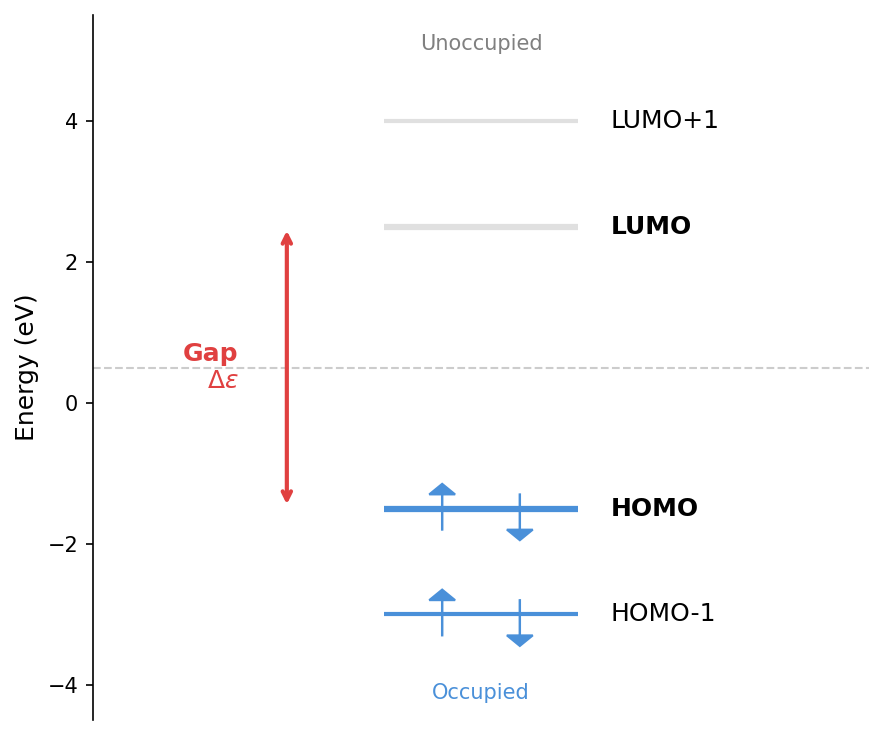

Write the Python code that produced this figure.
"""
Create a simple illustration of the HOMO-LUMO gap concept.
"""

import matplotlib.pyplot as plt
import matplotlib.patches as mpatches
import numpy as np

fig, ax = plt.subplots(figsize=(6, 5))

# Energy levels
levels = {
    'LUMO+1': 4.0,
    'LUMO': 2.5,
    'HOMO': -1.5,
    'HOMO-1': -3.0,
}

# Colors
occupied_color = '#4A90D9'  # Blue for occupied
unoccupied_color = '#E0E0E0'  # Gray for unoccupied
gap_color = '#E04040'  # Red for gap

# Draw energy levels
level_width = 0.6
x_center = 0

for name, energy in levels.items():
    is_occupied = 'HOMO' in name and 'LUMO' not in name
    color = occupied_color if is_occupied else unoccupied_color
    lw = 3 if name in ['HOMO', 'LUMO'] else 2

    ax.hlines(energy, x_center - level_width/2, x_center + level_width/2,
              colors=color, linewidths=lw)

    # Label on the right
    ax.text(x_center + level_width/2 + 0.1, energy, name,
            va='center', ha='left', fontsize=12,
            fontweight='bold' if name in ['HOMO', 'LUMO'] else 'normal')

# Draw electrons (arrows) in occupied orbitals
arrow_props = dict(head_width=0.08, head_length=0.15, fc=occupied_color, ec=occupied_color)
for name in ['HOMO', 'HOMO-1']:
    energy = levels[name]
    # Spin up
    ax.arrow(x_center - 0.12, energy - 0.3, 0, 0.5, **arrow_props)
    # Spin down
    ax.arrow(x_center + 0.12, energy + 0.2, 0, -0.5, **arrow_props)

# Draw the gap
gap_x = x_center - level_width/2 - 0.3
ax.annotate('', xy=(gap_x, levels['LUMO']), xytext=(gap_x, levels['HOMO']),
            arrowprops=dict(arrowstyle='<->', color=gap_color, lw=2))
ax.text(gap_x - 0.15, (levels['HOMO'] + levels['LUMO'])/2,
        'Gap\n$\\Delta\\epsilon$', ha='right', va='center',
        fontsize=12, fontweight='bold', color=gap_color)

# Styling
ax.set_xlim(-1.2, 1.2)
ax.set_ylim(-4.5, 5.5)
ax.set_ylabel('Energy (eV)', fontsize=12)
ax.set_xticks([])
ax.spines['top'].set_visible(False)
ax.spines['right'].set_visible(False)
ax.spines['bottom'].set_visible(False)

# Add labels for occupied/unoccupied regions
ax.text(x_center, -4.2, 'Occupied', ha='center', fontsize=10, color=occupied_color)
ax.text(x_center, 5.0, 'Unoccupied', ha='center', fontsize=10, color='#808080')

ax.axhline(0.5, color='#CCCCCC', linestyle='--', linewidth=1, zorder=0)

plt.tight_layout()
plt.savefig('/Users/smsharma/Projects/ds595-ai4science/slides/figures/05-neural-networks/homo_lumo_gap.png',
            dpi=150, bbox_inches='tight', facecolor='white')
print("Saved homo_lumo_gap.png")
